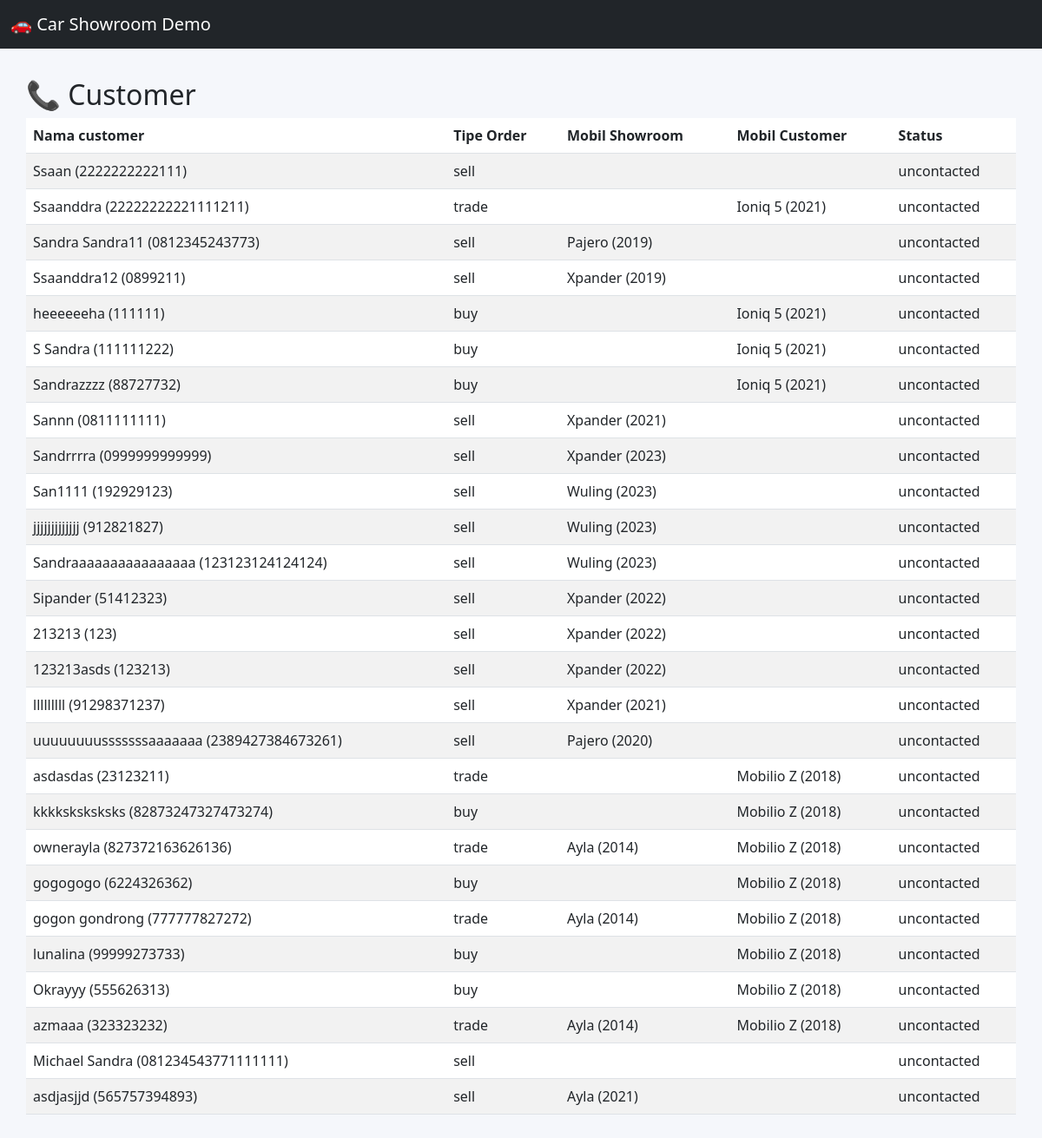
Screenshot of /demo/dashboard/customerlist/ with the database file from the repository.
### orders/models.py (models this page shows, shortened)
class Order(models.Model):
    ORDER_TYPE_CHOICES = [
        ("sell","Sell"),
        ("trade","Trade"),
        ("buy","Buy"),
    ]
    customer = models.ForeignKey(Customer, on_delete=models.CASCADE, related_name='orders')
    showroom_car = models.ForeignKey(Cars, on_delete=models.CASCADE, null=True, blank=True)
    offer_type = models.CharField(max_length=10, choices=ORDER_TYPE_CHOICES)
    trade_in_car = models.OneToOneField(TradeInCar, on_delete=models.SET_NULL, null=True, blank=True)
    created_at = models.DateTimeField(auto_now_add=True)

class TradeInCar(models.Model):
    customer = models.ForeignKey(Customer, on_delete=models.CASCADE)
    offered_vehicle_model = models.CharField(max_length=100, blank=True, null=True)
    offered_vehicle_varian = models.CharField(max_length=100, blank=True, null=True)
    offered_vehicle_transmission = models.CharField(max_length=20, choices=[('auto','Otomatis'), ('manual', 'Manual')], blank=True, null=True)
    offered_vehicle_province = models.CharField(max_length=50, blank=True, null=True)
    offered_vehicle_year = models.IntegerField(blank=True, null=True)
    offered_vehicle_kilometers = models.IntegerField(blank=True, null=True)
    offered_vehicle_notes = models.TextField(blank=True, null=True)

### customer/models.py (models this page shows, shortened)
class Customer(models.Model):
    STATUS_CHOICES = [
        ("deal","Deal"),
        ("negotiating","Negotiating"),
        ("not_deal", "Not Deal"),
        ("uncontacted", "Uncontacted"),
        ("rna","RNA (Return, No Answer)"),
    ]
    user = models.OneToOneField(User, on_delete=models.CASCADE, related_name="customer_profile",null=True,blank=True)
    name = models.CharField(max_length=100)
    phone_number = models.CharField(max_length=20, unique=True)
    email = models.EmailField(blank=True, null=True)
    address = models.TextField(blank=True, null=True)
    status = models.CharField(max_length=20, choices=STATUS_CHOICES, default="uncontacted")
    created_at = models.DateTimeField(auto_now_add=True)
    updated_at = models.DateTimeField(auto_now=True)

### cars/models.py (models this page shows, shortened)
class Cars(models.Model):
    id = models.AutoField(primary_key=True)
    nama = models.CharField(max_length=100)
    harga = models.DecimalField(max_digits=12, decimal_places=2)
    merek = models.CharField(max_length=50)
    model = models.CharField(max_length=50)
    tahun = models.IntegerField()
    kilometer = models.IntegerField()
    transmisi = models.CharField(max_length=20, choices=[('auto','Otomatis'), ('manual', 'Manual')])
    jenis_bahan_bakar = models.CharField(max_length=20, choices=[('bensin','Bensin'), ('diesel', 'Diesel'), ('elektrik', 'Elektrik')])
    mesin = models.CharField(max_length=50)
    tempat_duduk = models.IntegerField()
    deskripsi = models.TextField()
    gambar = models.ImageField(upload_to='cars/images/',blank=True, null=True)
    status = models.CharField(max_length=20,
                              choices=[('available','Available'),('sold','Sold'),('booked','Booked')],default='available')

### demo/views.py (the view)
# urls.py: path('dashboard/customerlist/', dashboard_customer_list, name='demo_customer_list_dashboard'),
def dashboard_customer_list(request):
    context = {
        'orders' : Order.objects.select_related("customer","trade_in_car").all()
    }
    return render(request,'demo/customer_list_dashboard.html',context)

### demo/templates/demo/customer_list_dashboard.html
{% extends 'demo/base.html' %}
{% block content %}
<h2>📞 Customer</h2>
<table class="table table-striped">
  <thead>
    <tr>
      <th>Nama customer</th>
      <th>Tipe Order</th>
      <th>Mobil Showroom</th>
      <th>Mobil Customer</th>
      <th>Status</th>
    </tr>
  </thead>
  <tbody>
    {% for order in orders %}
    <tr>
      <td> {{ order.customer.name }} ({{ order.customer.phone_number }}) </td>
      <td>  {{ order.offer_type }} </td>
      {% if order.trade_in_car.offered_vehicle_model %}
      <td> {{ order.trade_in_car.offered_vehicle_model }} ({{ order.trade_in_car.offered_vehicle_year }}) </td>
      {% else %}
      <td>  </td>
      {% endif %}
      {% if order.showroom_car.nama %}
      <td>     {{ order.showroom_car.nama }} ({{ order.showroom_car.tahun }}) </td>
      {% else %}
      <td>  </td>
      {% endif %}
      <td> {{ order.customer.status }}</td>
    </tr>
    {% endfor %}
  </tbody>
</table>
{% endblock content %}

### demo/static/demo/css/base_style.css (style rules this page uses)
body { min-height: 100vh; display: flex; background-color: #f5f7fb; font-family: 'Segoe UI', Tahoma, Geneva, Verdana, sans-serif; }

### rows the page displays
Order: customer.name "Ssaan", customer.phone_number "2222222222111", offer_type "sell", customer.status "uncontacted"
Order: customer.name "Ssaanddra", customer.phone_number "22222222221111211", offer_type "trade", showroom_car.nama "Ioniq 5", showroom_car.tahun "2021", customer.status "uncontacted"
Order: customer.name "Sandra Sandra11", customer.phone_number "0812345243773", offer_type "sell", trade_in_car.offered_vehicle_model "Pajero", trade_in_car.offered_vehicle_year "2019", customer.status "uncontacted"
Order: customer.name "Ssaanddra12", customer.phone_number "0899211", offer_type "sell", trade_in_car.offered_vehicle_model "Xpander", trade_in_car.offered_vehicle_year "2019", customer.status "uncontacted"
Order: customer.name "heeeeeeha", customer.phone_number "111111", offer_type "buy", showroom_car.nama "Ioniq 5", showroom_car.tahun "2021", customer.status "uncontacted"
Order: customer.name "S Sandra", customer.phone_number "111111222", offer_type "buy", showroom_car.nama "Ioniq 5", showroom_car.tahun "2021", customer.status "uncontacted"
Order: customer.name "Sandrazzzz", customer.phone_number "88727732", offer_type "buy", showroom_car.nama "Ioniq 5", showroom_car.tahun "2021", customer.status "uncontacted"
Order: customer.name "Sannn", customer.phone_number "0811111111", offer_type "sell", trade_in_car.offered_vehicle_model "Xpander", trade_in_car.offered_vehicle_year "2021", customer.status "uncontacted"
Order: customer.name "Sandrrrra", customer.phone_number "0999999999999", offer_type "sell", trade_in_car.offered_vehicle_model "Xpander", trade_in_car.offered_vehicle_year "2023", customer.status "uncontacted"
Order: customer.name "San1111", customer.phone_number "192929123", offer_type "sell", trade_in_car.offered_vehicle_model "Wuling", trade_in_car.offered_vehicle_year "2023", customer.status "uncontacted"
Order: customer.name "jjjjjjjjjjjjj", customer.phone_number "912821827", offer_type "sell", trade_in_car.offered_vehicle_model "Wuling", trade_in_car.offered_vehicle_year "2023", customer.status "uncontacted"
Order: customer.name "Sandraaaaaaaaaaaaaaaa", customer.phone_number "123123124124124", offer_type "sell", trade_in_car.offered_vehicle_model "Wuling", trade_in_car.offered_vehicle_year "2023", customer.status "uncontacted"
Order: customer.name "Sipander", customer.phone_number "51412323", offer_type "sell", trade_in_car.offered_vehicle_model "Xpander", trade_in_car.offered_vehicle_year "2022", customer.status "uncontacted"
Order: customer.name "213213", customer.phone_number "123", offer_type "sell", trade_in_car.offered_vehicle_model "Xpander", trade_in_car.offered_vehicle_year "2022", customer.status "uncontacted"
Order: customer.name "123213asds", customer.phone_number "123213", offer_type "sell", trade_in_car.offered_vehicle_model "Xpander", trade_in_car.offered_vehicle_year "2022", customer.status "uncontacted"
Order: customer.name "lllllllll", customer.phone_number "91298371237", offer_type "sell", trade_in_car.offered_vehicle_model "Xpander", trade_in_car.offered_vehicle_year "2021", customer.status "uncontacted"
Order: customer.name "uuuuuuuusssssssaaaaaaa", customer.phone_number "2389427384673261", offer_type "sell", trade_in_car.offered_vehicle_model "Pajero", trade_in_car.offered_vehicle_year "2020", customer.status "uncontacted"
Order: customer.name "asdasdas", customer.phone_number "23123211", offer_type "trade", showroom_car.nama "Mobilio Z", showroom_car.tahun "2018", customer.status "uncontacted"
Order: customer.name "kkkksksksksks", customer.phone_number "82873247327473274", offer_type "buy", showroom_car.nama "Mobilio Z", showroom_car.tahun "2018", customer.status "uncontacted"
Order: customer.name "ownerayla", customer.phone_number "827372163626136", offer_type "trade", trade_in_car.offered_vehicle_model "Ayla", trade_in_car.offered_vehicle_year "2014", showroom_car.nama "Mobilio Z", showroom_car.tahun "2018", customer.status "uncontacted"
Order: customer.name "gogogogo", customer.phone_number "6224326362", offer_type "buy", showroom_car.nama "Mobilio Z", showroom_car.tahun "2018", customer.status "uncontacted"
Order: customer.name "gogon gondrong", customer.phone_number "777777827272", offer_type "trade", trade_in_car.offered_vehicle_model "Ayla", trade_in_car.offered_vehicle_year "2014", showroom_car.nama "Mobilio Z", showroom_car.tahun "2018", customer.status "uncontacted"
Order: customer.name "lunalina", customer.phone_number "99999273733", offer_type "buy", showroom_car.nama "Mobilio Z", showroom_car.tahun "2018", customer.status "uncontacted"
Order: customer.name "Okrayyy", customer.phone_number "555626313", offer_type "buy", showroom_car.nama "Mobilio Z", showroom_car.tahun "2018", customer.status "uncontacted"
Order: customer.name "azmaaa", customer.phone_number "323323232", offer_type "trade", trade_in_car.offered_vehicle_model "Ayla", trade_in_car.offered_vehicle_year "2014", showroom_car.nama "Mobilio Z", showroom_car.tahun "2018", customer.status "uncontacted"
Order: customer.name "Michael Sandra", customer.phone_number "081234543771111111", offer_type "sell", customer.status "uncontacted"
Order: customer.name "asdjasjjd", customer.phone_number "565757394893", offer_type "sell", trade_in_car.offered_vehicle_model "Ayla", trade_in_car.offered_vehicle_year "2021", customer.status "uncontacted"
